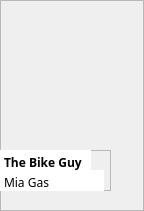
            <widget class="QFrame" name="frame_63">
             <property name="geometry">
              <rect>
               <x>9</x>
               <y>225</y>
               <width>144</width>
               <height>211</height>
              </rect>
             </property>
             <property name="frameShape">
              <enum>QFrame::StyledPanel</enum>
             </property>
             <property name="frameShadow">
              <enum>QFrame::Raised</enum>
             </property>
             <widget class="QLabel" name="label_24">
              <property name="geometry">
               <rect>
                <x>0</x>
                <y>0</y>
                <width>111</width>
                <height>141</height>
               </rect>
              </property>
              <property name="text">
               <string/>
              </property>
              <property name="pixmap">
               <pixmap resource="Resources.qrc">:/images/book-covers/book2.png</pixmap>
              </property>
              <property name="scaledContents">
               <bool>true</bool>
              </property>
             </widget>
             <widget class="QFrame" name="frame_64">
              <property name="geometry">
               <rect>
                <x>0</x>
                <y>150</y>
                <width>111</width>
                <height>41</height>
               </rect>
              </property>
              <property name="frameShape">
               <enum>QFrame::StyledPanel</enum>
              </property>
              <property name="frameShadow">
               <enum>QFrame::Raised</enum>
              </property>
              <widget class="QPlainTextEdit" name="plainTextEdit_43">
               <property name="geometry">
                <rect>
                 <x>0</x>
                 <y>0</y>
                 <width>91</width>
                 <height>21</height>
                </rect>
               </property>
               <property name="styleSheet">
                <string notr="true">font-weight: bold;
font-family: Baloo 2;
background: white;</string>
               </property>
               <property name="frameShape">
                <enum>QFrame::NoFrame</enum>
               </property>
               <property name="verticalScrollBarPolicy">
                <enum>Qt::ScrollBarAlwaysOff</enum>
               </property>
               <property name="tabChangesFocus">
                <bool>false</bool>
               </property>
               <property name="lineWrapMode">
                <enum>QPlainTextEdit::WidgetWidth</enum>
               </property>
               <property name="plainText">
                <string>The Bike Guy</string>
               </property>
               <property name="textInteractionFlags">
                <set>Qt::TextSelectableByKeyboard|Qt::TextSelectableByMouse</set>
               </property>
              </widget>
              <widget class="QPlainTextEdit" name="plainTextEdit_44">
               <property name="geometry">
                <rect>
                 <x>0</x>
                 <y>20</y>
                 <width>104</width>
                 <height>21</height>
                </rect>
               </property>
               <property name="styleSheet">
                <string notr="true">font-family: Baloo 2;
background: white;</string>
               </property>
               <property name="frameShape">
                <enum>QFrame::NoFrame</enum>
               </property>
               <property name="verticalScrollBarPolicy">
                <enum>Qt::ScrollBarAlwaysOff</enum>
               </property>
               <property name="readOnly">
                <bool>true</bool>
               </property>
               <property name="plainText">
                <string>Mia Gas</string>
               </property>
              </widget>
             </widget>
            </widget>
